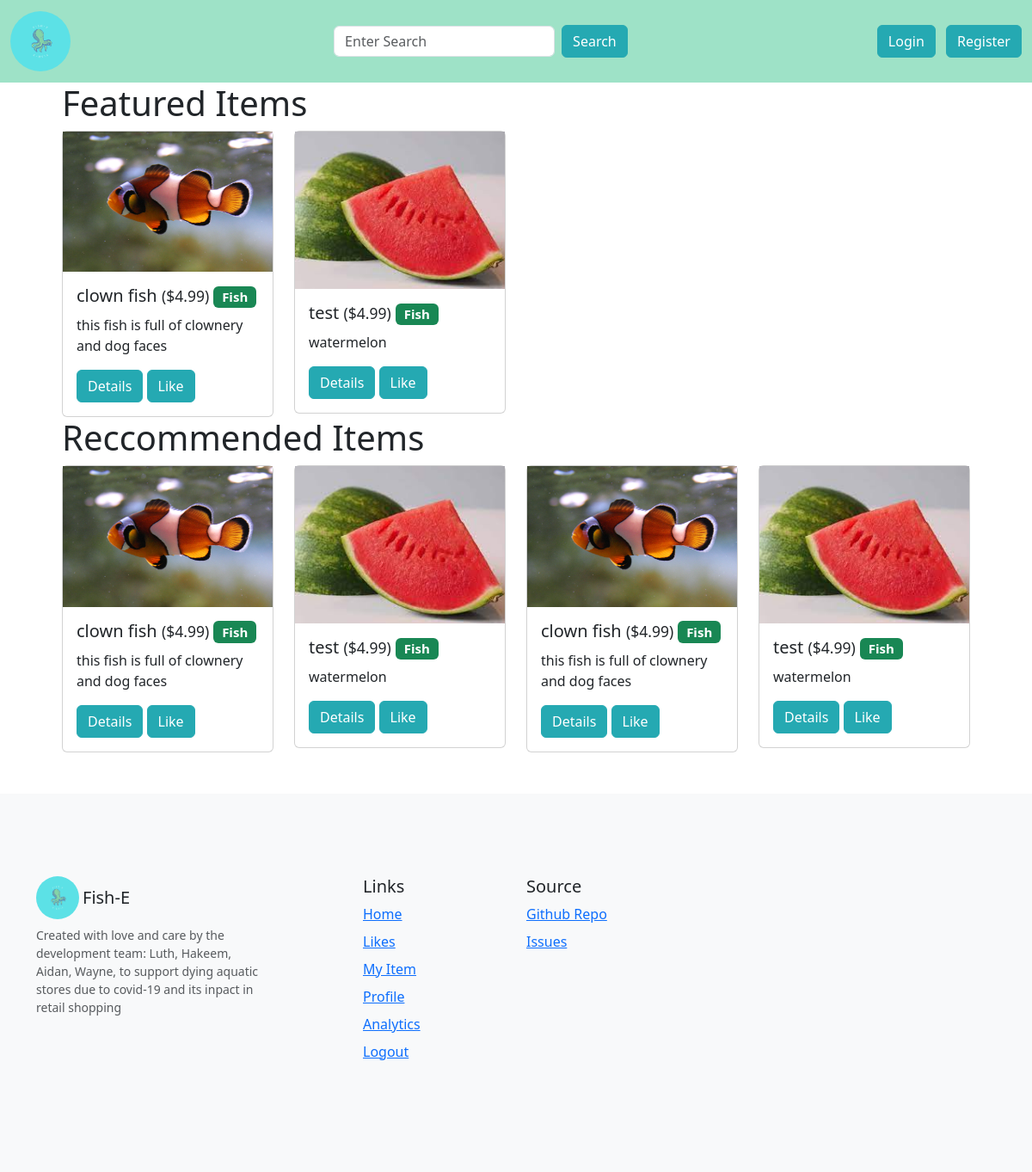
The page /home on the database its author committed.
### app.py (models this page shows, shortened)
class Item(db.Model):
    __searchable__ = ["name", "description"]
    id = db.Column(db.Integer, primary_key=True)
    user_id = db.Column(db.Integer, db.ForeignKey("user.id"), nullable=False)
    name = db.Column(db.String(100), nullable=False)
    description = db.Column(db.String(500), nullable=False)
    category = db.Column(db.String(20), nullable=True)
    base_price = db.Column(db.Float, nullable=False)
    image_file = db.Column(db.String(200), nullable=False, default="default.jpg")
    date_posted = db.Column(db.DateTime, nullable=False, default=datetime.utcnow)
    likes = db.relationship("ItemLike", backref="item", lazy=True)
    status = db.Column(
        db.String(10), nullable=False, default="available"
    )  # "available" or "sold"

### app.py (the view)
@app.route("/home")
def render_home():
    search_form = SearchForm()
    items = Item.query.filter_by(status="available").limit(4).all()
    r_items = items + items
    f_items = items
    l_items = []
    if current_user.is_authenticated:
        for like in current_user.liked:
            item = Item.query.filter_by(id=like.item_id).first()
            l_items.append(item)
    return render_template(
        "home.html",
        f_items=f_items,
        r_items=r_items,
        l_items=l_items,
        search_form=search_form,
    )

### app.py
class SearchForm(FlaskForm):
    search = StringField(
        validators=[DataRequired()],
        render_kw={"placeholder": "Enter Search", "style": "height: 100%;"},
    )
    submit = SubmitField("Search")

### templates/home.html (shortened to what this page needs)
{% from 'macros/navbar.html' import navbar %}
{% from 'macros/my_likes.html' import my_likes %}
{% from 'macros/featured_items.html' import featured_items %}
{% from 'macros/reccommended_items.html' import reccommended_items %}
{% extends 'base.html' %}
{% block content %}
{{ navbar(search_form, current_user) }}
<div class="container-fluid">
    <div class="row mx-5">
        <div class="col-md-12">
            {{ featured_items(f_items, current_user) }}
        </div>
    </div>
    <div class="row mx-5">
        <div class="col-md-12">
            {{ reccommended_items(r_items, current_user) }}
        </div>
    </div>
</div>
{% endblock content %}

### templates/macros/featured_items.html
{% from 'macros/item_card.html' import item_card %}
{% macro featured_items(items, current_user) %}
<div class="row">
    <div class="col">
        <div class="row">
            <div class="col">
                <h1>Featured Items</h1>
            </div>
        </div>
        <div class="row">
            {% for item in items %}
            <div class="col-md-3">
                {{ item_card(item, current_user) }}
            </div>
            {% endfor %}
        </div>
    </div>
</div>
{% endmacro %}

### templates/macros/reccommended_items.html
{% from 'macros/item_card.html' import item_card %}
{% macro reccommended_items(items, current_user) %}
<div class="row">
    <div class="col">
        <div class="row">
            <div class="col">
                <h1>Reccommended Items</h1>
            </div>
        </div>
        <div class="row gy-5">
            {% for item in items %}
            <div class="col-md-3">
                {{ item_card(item, current_user) }}
            </div>
            {% endfor %}
        </div>
    </div>
</div>
{% endmacro %}

### templates/macros/item_card.html (shortened to what this page needs)
{% macro item_card(item, current_user) %}
<div class="card">
    <img src="{{ url_for('static', filename='img/fish/' + item.image_file) }}" alt="insert image"
        style="display: block; max-width: 100%; height: auto;">
    <div class="card-body">
        <h5 class="card-title">{{ item.name }}
            {% if item.status == "bought" %}
            <small>(bought)</small>
            {% else %}
            <small>(${{ item.base_price }})</small>
            {% endif %}
            <span class="badge bg-success">{{ item.category }}</span>
        </h5>
        <p class="card-text">{{ item.description }}</p>
        <a href="/item/{{ item.id }}" class="btn btn-primary mx-0">Details</a>
        {% if current_user.is_authenticated %}
        {% if not current_user.has_liked_item(item) %}
        <a href="{{ url_for('like_action', item_id=item.id, action='like') }}" class="btn btn-primary">Like</a>
        {% else %}
        <a href="{{ url_for('like_action', item_id=item.id, action='unlike') }}" class="btn btn-primary">Unlike</a>
        {% endif %}
        {% else %}
        <a href="{{ url_for('like_action', item_id=item.id, action='like') }}" class="btn btn-primary">Like</a>
        {% endif %}
    </div>
</div>
{% endmacro %}

### templates/macros/navbar.html (style rules this page uses)
.btn { background-color: #25a9b2; border-color: #25a9b2; }

### rows shown on the page
Item: image_file (picture), name "clown fish", base_price "4.99", category "Fish", description "this fish is full of clownery and dog faces"
Item: image_file (picture), name "test", base_price "4.99", category "Fish", description "watermelon"
